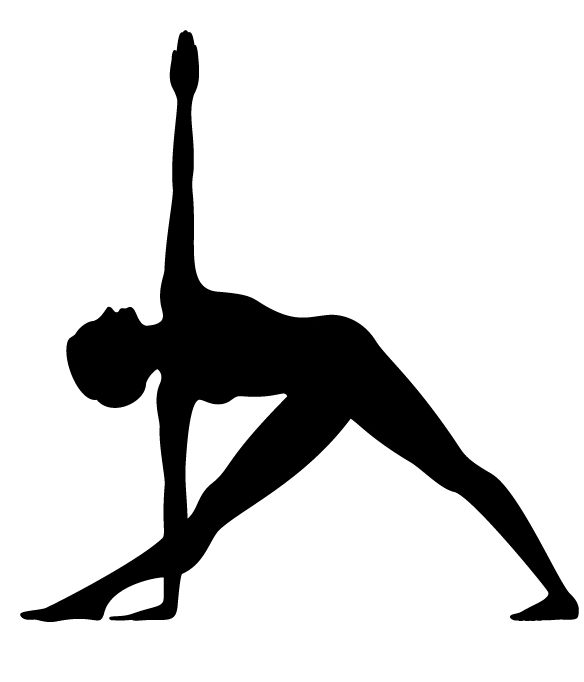
%> input picture assignment4/yogasan/y4.jpg, 584 x 682 px
$ octave p2.m   (GNU Octave 9; MATLAB toolbox functions it lacks are replaced by stand-ins)
%> lines starting %> are read from the running program, lines starting %| are printed output that depends on the picture; in (x1, y1, x2, y2) boxes, pixels count from 0 and x2, y2 are one past the last pixel; in counts of white or black regions, pixels touching at a corner belong together; the program's own positions count from 1
clear
clc
close all

im = imread('/home/sajal/3-1/DIP/Assignments/assignment4/yogasan/y4.jpg');
%> im is the input picture: size 682x584x3 uint8; min 0, max 255, mean 213.2
figure,imshow(im)
s = strel('disk',1);
im1 = imerode(im,s);
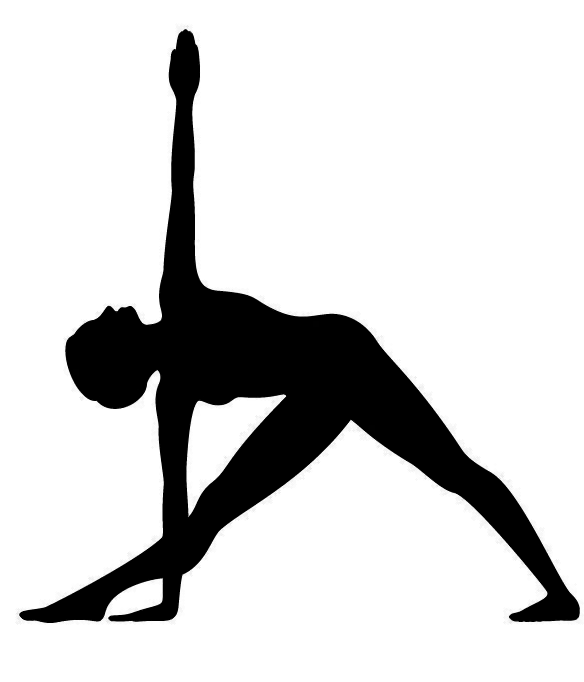
%> im1: size 682x584x3 uint8; min 0, max 255, mean 211.3
im2 = im-im1;
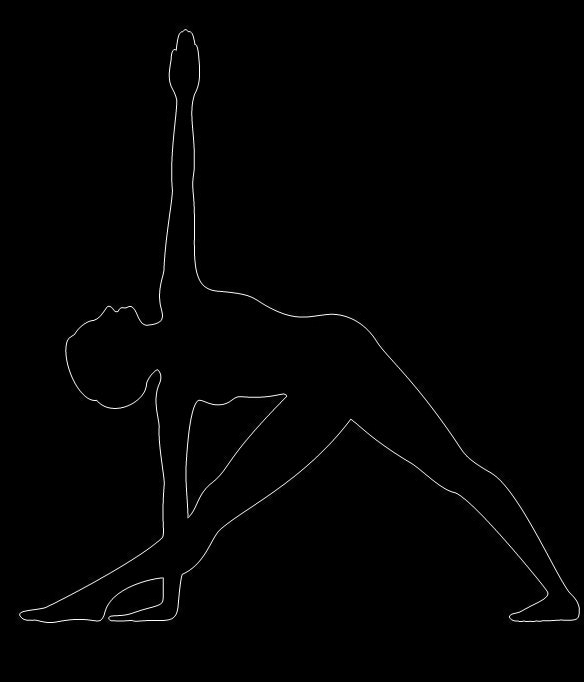
%> im2: size 682x584x3 uint8; min 0, max 255, mean 1.9
im3 = im2bw(im2,0.1);
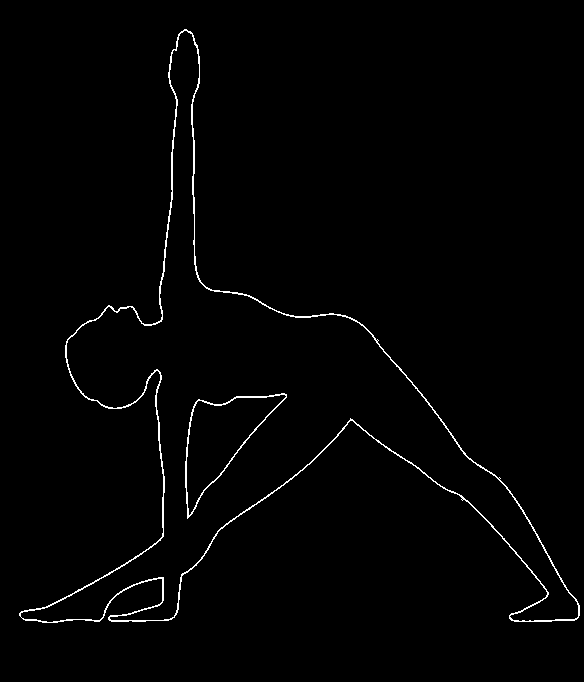
%> im3: size 682x584 logical; 1.3% white in thin lines or dots, all inside (x1, y1, x2, y2) = (19, 29, 580, 623)
figure,imshow(im3)
v = bwboundaries(im3);
%> v = 7 boundaries; box (x1, y1, x2, y2) and points: (19, 29, 580, 623) 2420, (21, 31, 578, 622) 2416, (185, 393, 287, 519) 333, (187, 395, 286, 515) 320, (377, 340, 378, 341) 2, (462, 499, 463, 500) 2, (499, 478, 500, 479) 2
bound = v(1);
%> bound = 1 item
boundarr = cell2mat(bound);
%> boundarr = 2420 rows, first 12: [614 20; 613 21; 612 22; 612 23; 612 24; 611 25; 611 26; 611 27; 611 28; 611 29; 610 30; 610 31]
imb = zeros(size(im3));
for i=1:size(boundarr,1)
a = boundarr(i,:);
imb(a(1),a(2))=255;
end
%> this loop made 2420 passes
%> a on passes 1 to 3: [614 20], [613 21], [612 22]
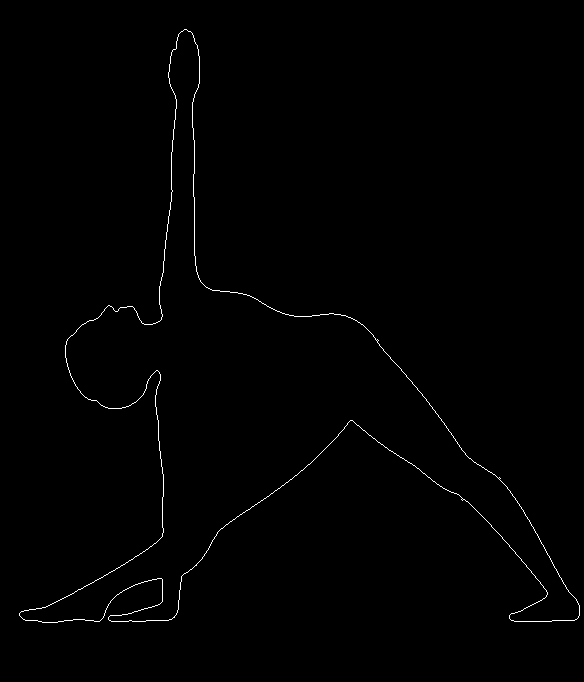
%> imb: size 682x584 double; 0.61% white in thin lines or dots, all inside (x1, y1, x2, y2) = (19, 29, 580, 623)
figure,imshow(imb);
code = [];

for j=1:size(boundarr,1)-1
    a = boundarr(j,:);
    b = boundarr(j+1,:);
    c = b-a;

    if(c(1)==0 && c(2)==1)
        code =[code;0];
    end

    if(c(1)==-1 && c(2)==1)
        code =[code;1];
    end

    if(c(1)==-1 && c(2)==0)
        code =[code;2];
    end

    if(c(1)==-1 && c(2)==-1)
        code =[code;3];
    end

    if(c(1)==0 && c(2)==-1)
        code =[code;4];
    end

    if(c(1)==1 && c(2)==-1)
        code =[code;5];
    end

    if(c(1)==1 && c(2)==0)
        code =[code;6];
    end

    if(c(1)==1 && c(2)==1)
        code =[code;7];
    end
end
%> this loop made 2419 passes
%> (a, b, c, code) on passes 1, 2, 3, 4, 5, 10: ([614 20], [613 21], [-1 1], 1), ([613 21], [612 22], [-1 1], [1; 1]), ([612 22], [612 23], [0 1], [1; 1; 0]), ([612 23], [612 24], [0 1], [1; 1; 0; 0]), ([612 24], [611 25], [-1 1], [1; 1; 0; 0; 1]), ([611 29], [610 30], [-1 1], [1; 1; 0; 0; 1; 0; 0; 0; 0; 1])
%> (a, b, code) on passes 6, 7, 8, 9, 11, 12: ([611 25], [611 26], [1; 1; 0; 0; 1; 0]), ([611 26], [611 27], [1; 1; 0; 0; 1; 0; 0]), ([611 27], [611 28], [1; 1; 0; 0; 1; 0; 0; 0]), ([611 28], [611 29], [1; 1; 0; 0; 1; 0; 0; 0; 0]), ([610 30], [610 31], [1; 1; 0; 0; 1; 0; 0; 0; 0; 1; 0]), ([610 31], [610 32], [1; 1; 0; 0; 1; 0; 0; 0; 0; 1; 0; 0])
%> after the loop, code = 2419 values, max 7 at index 496, min 0 at index 3, mean 3.56

diffcode = mod(diff(code),8);
%> diffcode = 2418 values, max 7 at index 2, min 0 at index 1, mean 1.63
decision = zeros(size(diffcode,1),1);
rotatedcodes = zeros(size(diffcode,1));
%> rotatedcodes: size 2418x2418 double; every value is 0
for j=1:size(diffcode,1)
    rotcode = circshift(diffcode,j);
    rotatedcodes(j,:) = rotcode;
    k = min(find(rotcode > 0));
    decision(j)=k;
end
%> this loop made 2418 passes
%> k on passes 1 to 3: 3, 1, 2
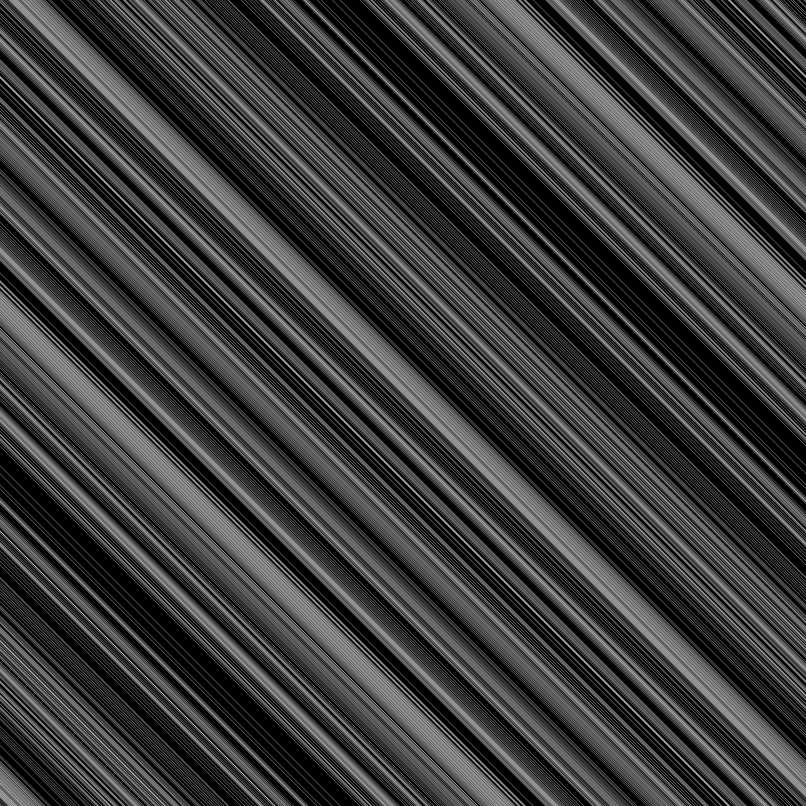
%> rotatedcodes: size 2418x2418 double (shown at 1/3 size); min 0, max 7, mean 1.63; drawn with min black and max white
%> after the loop, decision = 2418 values, max 58 at index 1397, min 1 at index 2, mean 5.15

[val ind] = max(decision);
%> val = 58; ind = 1397
fcode = rotatedcodes(ind,:);
%> fcode = 2418 values, max 7 at index 59, min 0 at index 1, mean 1.63

$ run again, with assignment4/yogasan/y1.jpg copied over assignment4/yogasan/y4.jpg
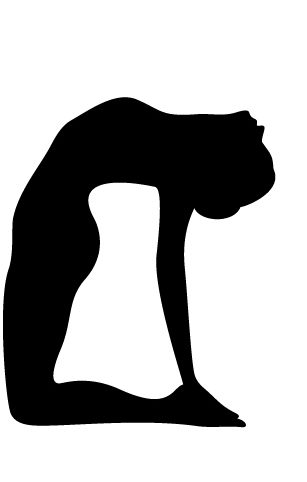
%> input picture assignment4/yogasan/y1.jpg, 307 x 482 px
%> im is the input picture: size 482x307x3 uint8; min 0, max 255, mean 176.7
%> `im3 = im2bw(im2,0.1);`:
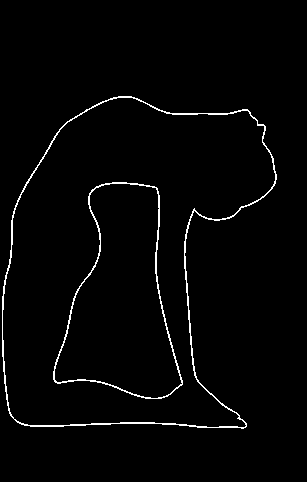
%> im3: size 482x307 logical; 2% white in thin lines or dots, all inside (x1, y1, x2, y2) = (2, 96, 277, 429)
%> v = 4 boundaries; box (x1, y1, x2, y2) and points: (2, 96, 277, 429) 1099, (3, 98, 275, 427) 1097, (53, 182, 183, 399) 582, (55, 184, 182, 398) 572
%> bound = 1 item
%> boundarr = 1099 rows, first 12: [297 3; 296 4; 295 4; 294 4; 293 4; 292 4; 291 4; 290 4; 289 4; 288 4; 287 4; 286 5]
%> the loop `for i=1:size(boundarr,1)` made 1099 passes
%> a on passes 1 to 3: [297 3], [296 4], [295 4]
%> the loop `for j=1:size(boundarr,1)-1` made 1098 passes
%> (a, b, c, code) on passes 1 to 8: ([297 3], [296 4], [-1 1], 1), ([296 4], [295 4], [-1 0], [1; 2]), ([295 4], [294 4], [-1 0], [1; 2; 2]), ([294 4], [293 4], [-1 0], [1; 2; 2; 2]), ([293 4], [292 4], [-1 0], [1; 2; 2; 2; 2]), ([292 4], [291 4], [-1 0], [1; 2; 2; 2; 2; 2]), ([291 4], [290 4], [-1 0], [1; 2; 2; 2; 2; 2; 2]), ([290 4], [289 4], [-1 0], [1; 2; 2; 2; 2; 2; 2; 2])
%> after the loop `for j=1:size(boundarr,1)-1`: code = 1098 values, max 7 at index 240, min 0 at index 176, mean 3.45
%> diffcode = 1097 values, max 7 at index 10, min 0 at index 2, mean 1.35
%> the loop `for j=1:size(diffcode,1)` made 1097 passes
%> k on passes 1 to 3: 2, 3, 4
%> after the loop `for j=1:size(diffcode,1)`:
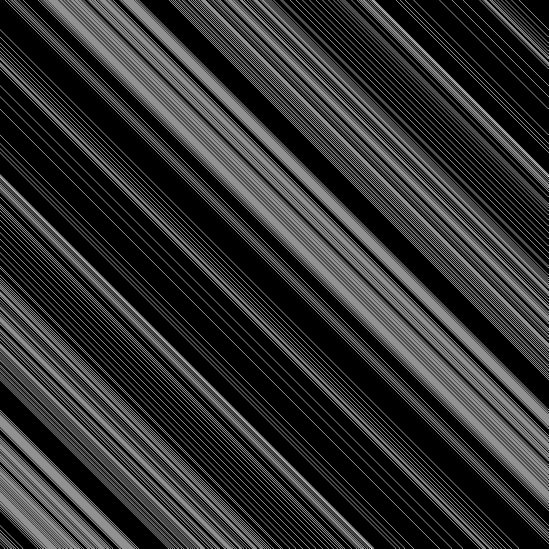
%> rotatedcodes: size 1097x1097 double (shown at 1/2 size); min 0, max 7, mean 1.35; drawn with min black and max white
%> after the loop `for j=1:size(diffcode,1)`: decision = 1097 values, max 60 at index 59, min 1 at index 60, mean 8.91
%> val = 60; ind = 59
%> fcode = 1097 values, max 7 at index 69, min 0 at index 1, mean 1.35

$ run again, with assignment4/yogasan/y2.jpg copied over assignment4/yogasan/y4.jpg
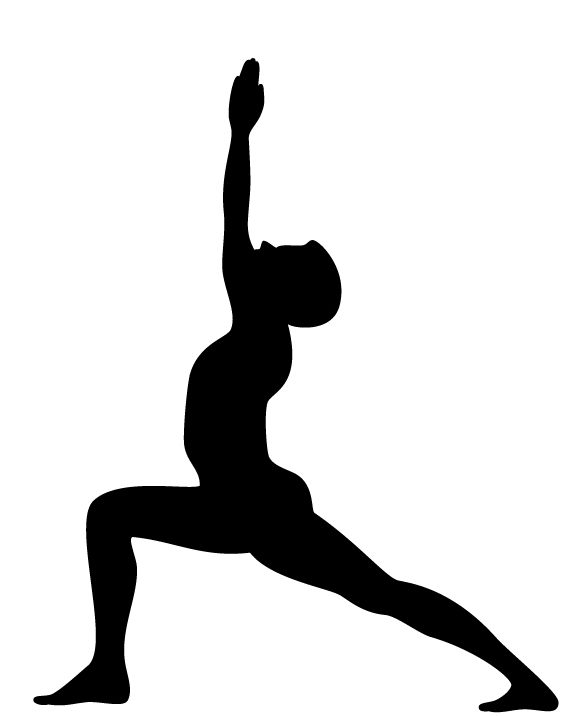
%> input picture assignment4/yogasan/y2.jpg, 582 x 716 px
%> im is the input picture: size 716x582x3 uint8; min 0, max 255, mean 217.7
%> `im3 = im2bw(im2,0.1);`:
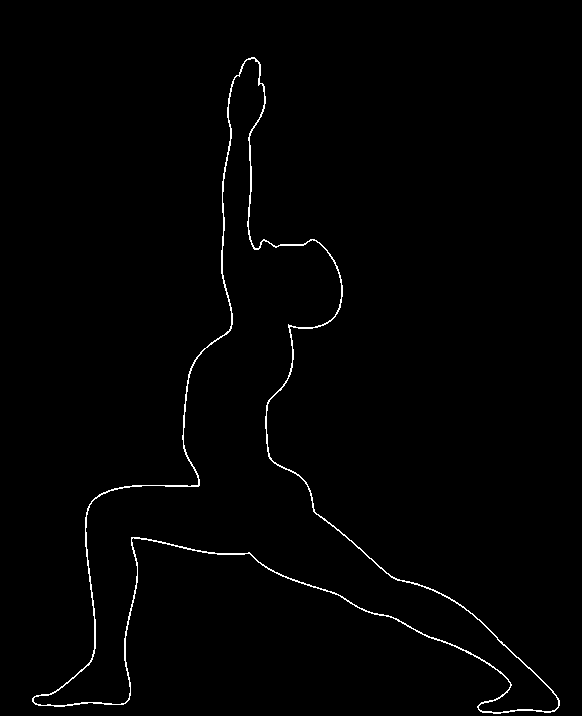
%> im3: size 716x582 logical; 1% white in thin lines or dots, all inside (x1, y1, x2, y2) = (32, 57, 560, 714)
%> v = 2 boundaries; box (x1, y1, x2, y2) and points: (34, 59, 558, 712) 2367, (32, 57, 560, 714) 2363
%> bound = 1 item
%> boundarr = 2363 rows, first 12: [699 33; 698 34; 697 35; 697 36; 696 37; 696 38; 696 39; 696 40; 696 41; 695 42; 695 43; 695 44]
%> the loop `for i=1:size(boundarr,1)` made 2363 passes
%> a on passes 1 to 3: [699 33], [698 34], [697 35]
%> the loop `for j=1:size(boundarr,1)-1` made 2362 passes
%> (a, b, c, code) on passes 1, 2, 3, 4, 9: ([699 33], [698 34], [-1 1], 1), ([698 34], [697 35], [-1 1], [1; 1]), ([697 35], [697 36], [0 1], [1; 1; 0]), ([697 36], [696 37], [-1 1], [1; 1; 0; 1]), ([696 41], [695 42], [-1 1], [1; 1; 0; 1; 0; 0; 0; 0; 1])
%> after the loop `for j=1:size(boundarr,1)-1`: code = 2362 values, max 7 at index 315, min 0 at index 3, mean 3.66
%> diffcode = 2361 values, max 7 at index 2, min 0 at index 1, mean 1.55
%> the loop `for j=1:size(diffcode,1)` made 2361 passes
%> k on passes 1 to 3: 3, 4, 1
%> after the loop `for j=1:size(diffcode,1)`:
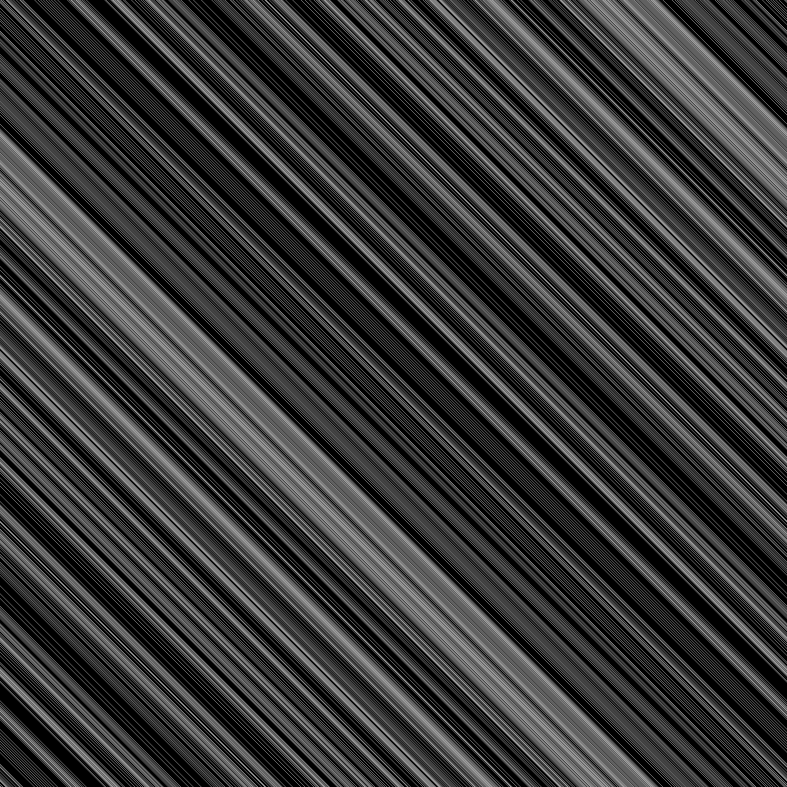
%> rotatedcodes: size 2361x2361 double (shown at 1/3 size); min 0, max 7, mean 1.55; drawn with min black and max white
%> after the loop `for j=1:size(diffcode,1)`: decision = 2361 values, max 55 at index 2102, min 1 at index 3, mean 5
%> val = 55; ind = 2102
%> fcode = 2361 values, max 7 at index 55, min 0 at index 1, mean 1.55

$ run again, with assignment4/yogasan/y3.jpg copied over assignment4/yogasan/y4.jpg
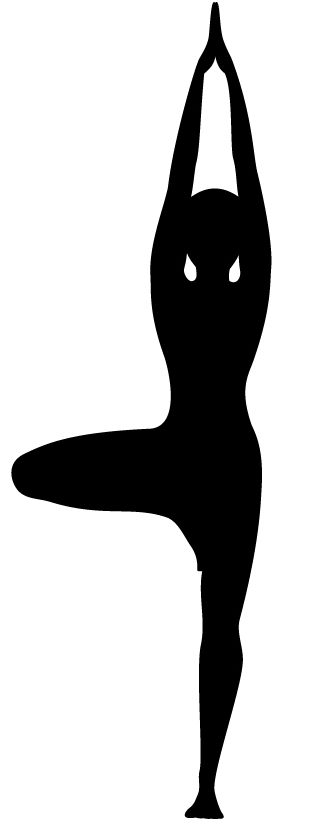
%> input picture assignment4/yogasan/y3.jpg, 332 x 839 px
%> im is the input picture: size 839x332x3 uint8; min 0, max 255, mean 199.6
%> `im3 = im2bw(im2,0.1);`:
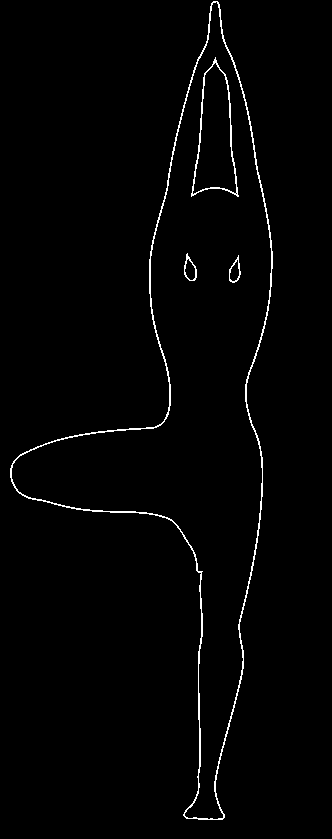
%> im3: size 839x332 logical; 1.5% white in thin lines or dots, all inside (x1, y1, x2, y2) = (10, 1, 273, 820)
%> v = 9 boundaries; largest, box (x1, y1, x2, y2) and points: (10, 1, 273, 820) 1913, (12, 2, 271, 819) 1908, (191, 57, 239, 197) 326, (193, 63, 236, 194) 302, (184, 253, 197, 281) 60
%> bound = 1 item
%> boundarr = 1913 rows, first 12: [469 11; 468 12; 467 12; 466 12; 465 13; 464 13; 463 14; 462 14; 461 15; 460 16; 459 17; 458 18]
%> the loop `for i=1:size(boundarr,1)` made 1913 passes
%> a on passes 1 to 3: [469 11], [468 12], [467 12]
%> the loop `for j=1:size(boundarr,1)-1` made 1912 passes
%> (a, b, c, code) on passes 1 to 8: ([469 11], [468 12], [-1 1], 1), ([468 12], [467 12], [-1 0], [1; 2]), ([467 12], [466 12], [-1 0], [1; 2; 2]), ([466 12], [465 13], [-1 1], [1; 2; 2; 1]), ([465 13], [464 13], [-1 0], [1; 2; 2; 1; 2]), ([464 13], [463 14], [-1 1], [1; 2; 2; 1; 2; 1]), ([463 14], [462 14], [-1 0], [1; 2; 2; 1; 2; 1; 2]), ([462 14], [461 15], [-1 1], [1; 2; 2; 1; 2; 1; 2; 1])
%> after the loop `for j=1:size(boundarr,1)-1`: code = 1912 values, max 7 at index 582, min 0 at index 15, mean 3.74
%> diffcode = 1911 values, max 7 at index 3, min 0 at index 2, mean 1.47
%> the loop `for j=1:size(diffcode,1)` made 1911 passes
%> k on passes 1 to 3: 2, 3, 4
%> after the loop `for j=1:size(diffcode,1)`:
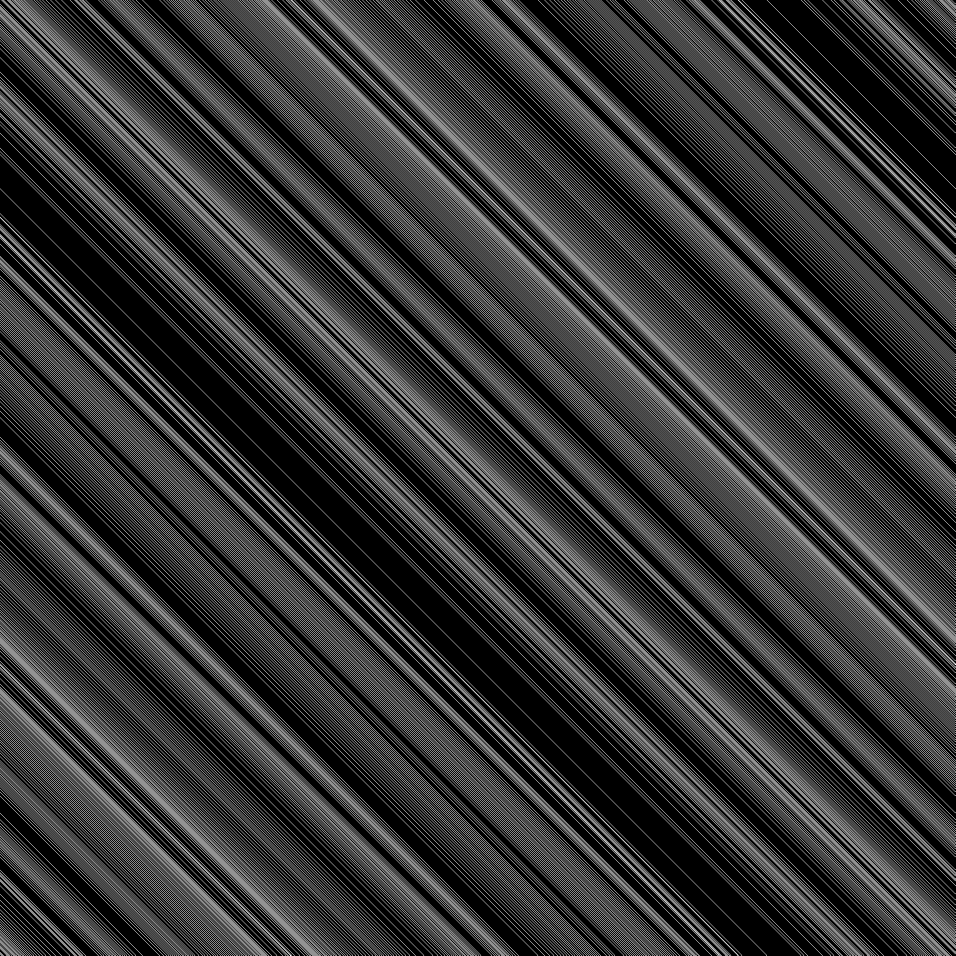
%> rotatedcodes: size 1911x1911 double (shown at 1/2 size); min 0, max 7, mean 1.47; drawn with min black and max white
%> after the loop `for j=1:size(diffcode,1)`: decision = 1911 values, max 68 at index 377, min 1 at index 9, mean 5.84
%> val = 68; ind = 377
%> fcode = 1911 values, max 7 at index 68, min 0 at index 1, mean 1.47
